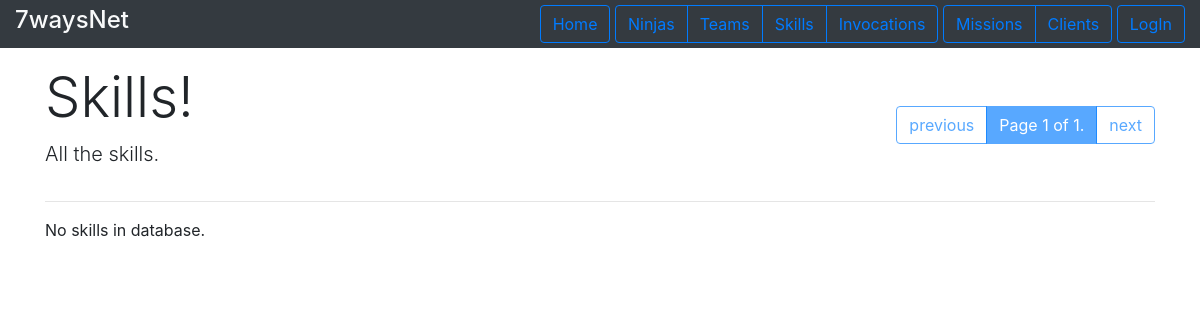
The page /skills/allSkills/ on the database as committed earlier.
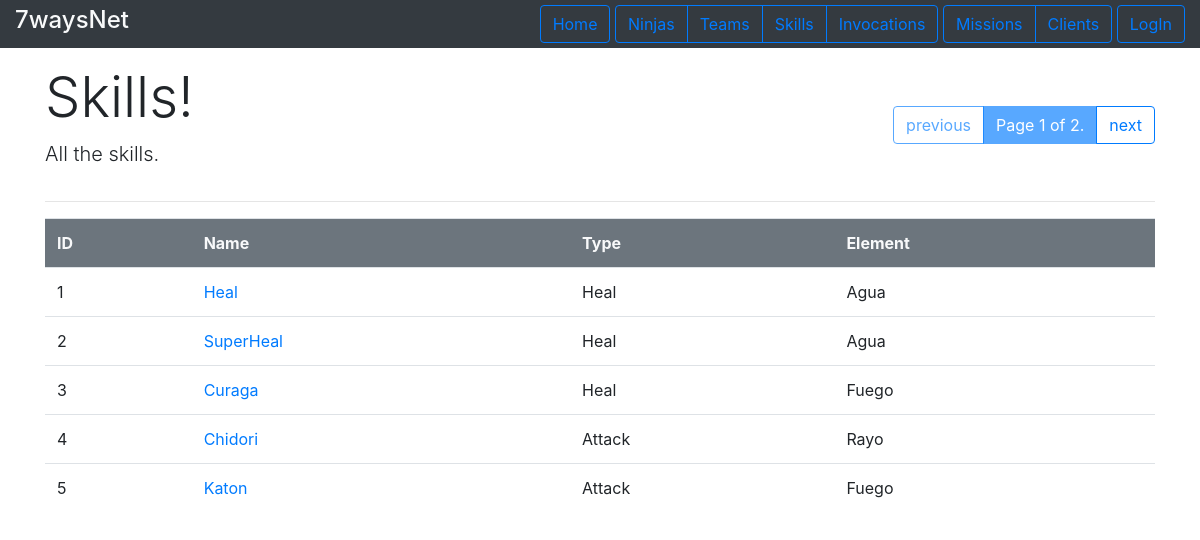
The same page on the database as committed later.
### skills/models.py (models this page shows, shortened)
class Skill(models.Model):
    name = models.CharField(max_length=200)
    chakra_required = models.IntegerField()
    belong_to_the_village = models.BooleanField()
    element = models.CharField(max_length=50)
    def specific_type(self):
        types = [AttackSkill,HealSkill]
        specific_skill = self
        for type in types:
            try:
                specific_skill=type.objects.get(pk=self.pk)
                break
            except: pass
        return specific_skill

### skills/views.py (the view)
# urls.py: path('allSkills/', views.ShowAllSkillsView.as_view(), name='show_all_skills'),
class ShowAllSkillsView(generic.ListView):
    template_name = 'skills/show_all_skills.html'
    context_object_name = 'all_skills_list'
    paginate_by = 5
    def get_queryset(self):
        return Skill.objects.all()

### skills/models.py (called while the page is built)
    def class_name(self):
        return "Attack"

    def class_name(self):
        return "Heal"

### skills/templates/skills/show_all_skills.html (shortened to what this page needs)
{%extends 'base_list.html'%}
{% block listheader %}
    <div>
        <h1 class="display-4"> Skills! </h1>
        <p class="lead"> All the skills.</p>
    </div>
{% endblock %}
{%  block content %}
{% if all_skills_list %}
    <table class="table">
        <tr class="bg-secondary text-light ">
            <th>ID</th><th>Name</th> <th>Type</th><th>Element</th>
        </tr>
        {% for skill in all_skills_list %}
            <tr>
                <td> {{skill.id}}</td>
                {% if skill.specific_type.class_name == "Attack" %}
                    <td><a href="{% url 'skills:attack_skill_detail' skill.pk %}"> {{skill.name}}</a></td>
                    <td> {{skill.specific_type.class_name}} </td>
                {% else %}
                    <td><a href="{% url 'skills:heal_skill_detail' skill.pk %}"> {{skill.name}}</a></td>
                    <td> {{skill.specific_type.class_name}} </td>
                {% endif %}
                <td>{{skill.element}} </td>
            </tr>
        {% endfor %}
    </table>
{% else %}
    <p>No skills in database.</p>
{% endif %}
{% endblock%}

Rows that differ between the two databases and show on the page:
added Skill: id "1", name "Heal", specific_type.class_name "Heal", element "Agua"
added Skill: id "2", name "SuperHeal", specific_type.class_name "Heal", element "Agua"
added Skill: id "3", name "Curaga", specific_type.class_name "Heal", element "Fuego"
added Skill: id "4", name "Chidori", specific_type.class_name "Attack", element "Rayo"
added Skill: id "5", name "Katon", specific_type.class_name "Attack", element "Fuego"
Other text that changed with them:
{{ page_obj.paginator.num_pages }}: "1" → "2"
text no longer shown: "No skills in database."
text now shown: "ID Name Type Element"
